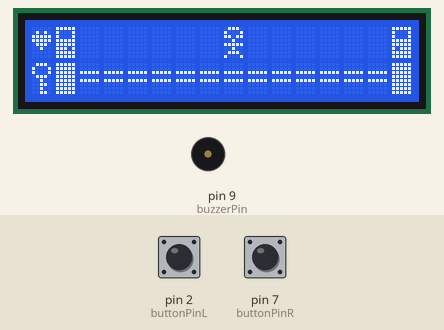
A sketch run on a simulated Arduino Uno, built with avr-gcc and run on an emulated ATmega328P. Parts: 16×2 character LCD, buzzer (waves = sounding). The test bench sets the inputs (shaded band); at power-on: pin 2 (buttonPinL) HIGH, pin 7 (buttonPinR) HIGH.

Above: at 1.3 s.
1.4 s: pin 2 (buttonPinL) pulled LOW for 0.15 s
At 2.5 s:
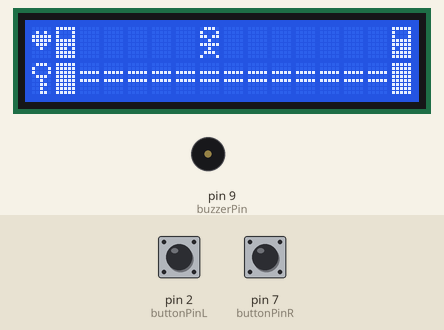
3.0 s: pin 2 (buttonPinL) pulled LOW for 1 s
At 3.7 s:
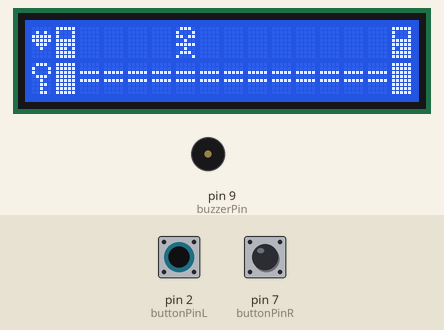
5.5 s: pin 2 (buttonPinL) pulsed LOW 5 times (0.12 s each, 0.3 s apart)
At 6.97 s:
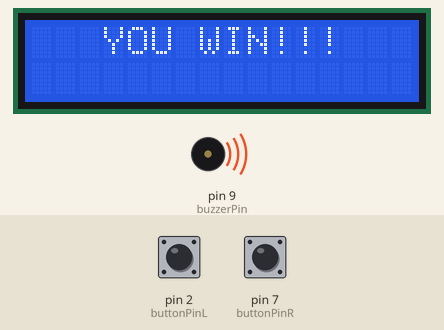
8.5 s: pin 7 (buttonPinR) pulled LOW for 3.2 s
At 10.3 s:
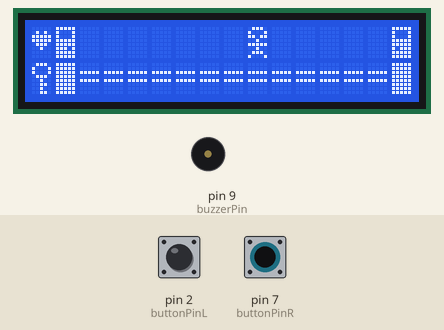
13.2 s: pin 7 (buttonPinR) pulled LOW for 0.15 s
At 13.8 s:
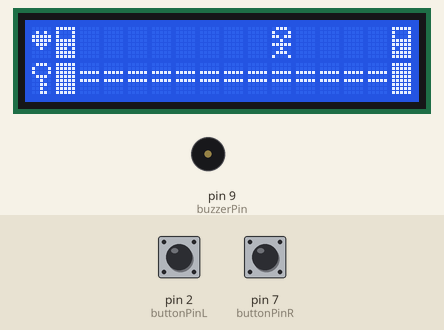
14.8 s: pin 7 (buttonPinR) pulsed LOW 5 times (0.12 s each, 0.3 s apart)
At 16.14 s:
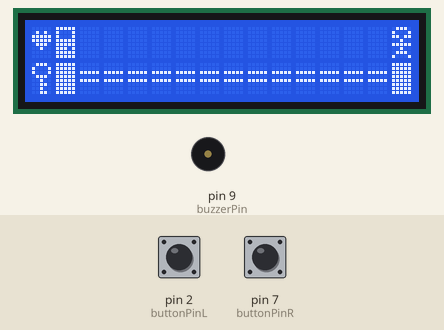
Timing chart, 0 to 19.3 s (numbered marks = the images above; inputs shaded):
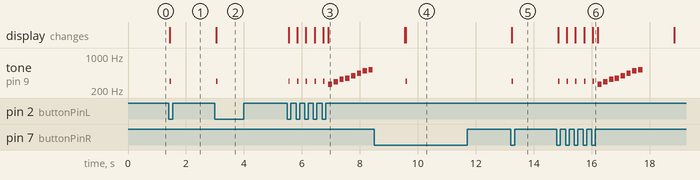

The sketch:

escape_game.ino
```cpp
const int buzzerPin = 9;
const int buttonPinL = 2;
const int buttonPinR = 7;

#include <Wire.h>
#include "LiquidCrystal_I2C.h"

LiquidCrystal_I2C lcd(0x27, 16, 2);

byte music[8] = {B00001, B00011, B00101, B01001, B01001, B01011, B11011, B11000};
byte speaker[8] = {B00001, B00011, B01111, B01111, B01111, B00011, B00001, B00000};
byte heart[8] = {B00000, B01010, B11111, B11111, B01110, B00100, B00000, B00000};
byte boundary[8] = {B11111, B11111, B11111, B11111, B11111, B11111, B11111, B11111};
byte doorL[8] = {B11111, B10001, B10001, B11111, B11111, B11101, B11111, B11111};
byte doorR[8] = {B11111, B10001, B10001, B11111, B11111, B10111, B11111, B11111};
byte man[8]    = {B01110, B10001, B11011, B00100, B11111, B00100, B01110, B10001};
byte key[8]    = {B01110, B10001, B10001, B01110, B00100, B00110, B00100, B00110};

int position = 8; // start position

bool leftPressedLast = false;
bool rightPressedLast = false;

void setup() {
  lcd.begin();
  lcd.backlight();
  lcd.clear();

  lcd.createChar(1, doorR);
  lcd.createChar(0, doorL);
  lcd.createChar(3, boundary);
  lcd.createChar(4, man);
  lcd.createChar(5, heart);
  lcd.createChar(6, key);

  pinMode(buttonPinL, INPUT_PULLUP);
  pinMode(buttonPinR, INPUT_PULLUP);

  drawMan(position, 4);
}

void loop() {
  bool leftPressed = !digitalRead(buttonPinL);
  bool rightPressed = !digitalRead(buttonPinR);

  if (leftPressed && !leftPressedLast && position > 1) {
    position--;
    drawMan(position, 4);
    buzz();
    delay(150);
  }

  if (rightPressed && !rightPressedLast && position < 15) {
    position++;
    drawMan(position, 4);
    buzz();
    delay(150);

  }

  // Win condition
  if (position == 1 || position == 15) {
    lcd.clear();
    lcd.setCursor(3, 0);
    lcd.print("YOU WIN!!!");
    victorySong();
    delay(1000);
    position = 8; // reset
    lcd.clear();
    drawMan(position, 4);
  }

  leftPressedLast = leftPressed;
  rightPressedLast = rightPressed;

}

void drawMan(int pos, int directionChar) {
  lcd.clear();

  // Draw boundary and base
  lcd.setCursor(1, 0);
  lcd.write(byte(0)); // doorL
  lcd.setCursor(15, 0);
  lcd.write(byte(1)); // doorR
  lcd.setCursor(1, 1);
  lcd.write(byte(3)); // boundary
  lcd.setCursor(15, 1);
  lcd.write(byte(3)); // boundary
  for (int i = 2; i < 15; i++) {
    lcd.setCursor(i, 1);
    lcd.print('=');
  }
  lcd.setCursor(0, 0);
  lcd.write(byte(5)); // heart
  lcd.setCursor(0, 1);
  lcd.write(byte(6)); // key

  lcd.setCursor(pos, 0);
  lcd.write(byte(directionChar));
}


void buzz() {
  tone(buzzerPin, 300, 50); // 1kHz tone for 100ms
}

void victorySong() {
  int melody[] = {262, 294, 330, 349, 392, 440, 494, 523};
  for (int i = 0; i < 8; i++) {
    tone(buzzerPin, melody[i], 150);
    delay(200);
  }
  noTone(buzzerPin);
}
```

Measured:
- after the input at 1.4 s, tone on pin 9 (buzzerPin): silent → 300 Hz at once, → silent 0.05 s later; the display: changes at once (image 1)
- after the input at 3.0 s, tone on pin 9 (buzzerPin): silent → 300 Hz at once, → silent 0.05 s later; the display: changes at once (image 2)
- after the input at 5.5 s, tone on pin 9 (buzzerPin): plays 300 Hz for 0.05 s, 300 Hz for 0.05 s, 300 Hz for 0.05 s, 300 Hz for 0.05 s, 300 Hz for 0.05 s, 262 Hz for 0.15 s … (13 notes in this stretch), starting at once; the display: first changes at once (image 3 shows a later state)
- after the input at 8.5 s, tone on pin 9 (buzzerPin): silent → 300 Hz after 1.1 s, → silent 0.05 s later; the display: first differs from a run without the input after 1.1 s (image 4)
- after the input at 13.2 s, tone on pin 9 (buzzerPin): silent → 300 Hz at once, → silent 0.05 s later; the display: changes at once (image 5)
- after the input at 14.8 s, tone on pin 9 (buzzerPin): plays 300 Hz for 0.05 s, 300 Hz for 0.05 s, 300 Hz for 0.05 s, 300 Hz for 0.05 s, 300 Hz for 0.05 s, 262 Hz for 0.15 s … (13 notes in this stretch), starting at once; the display: first changes at once (image 6 shows a later state)
